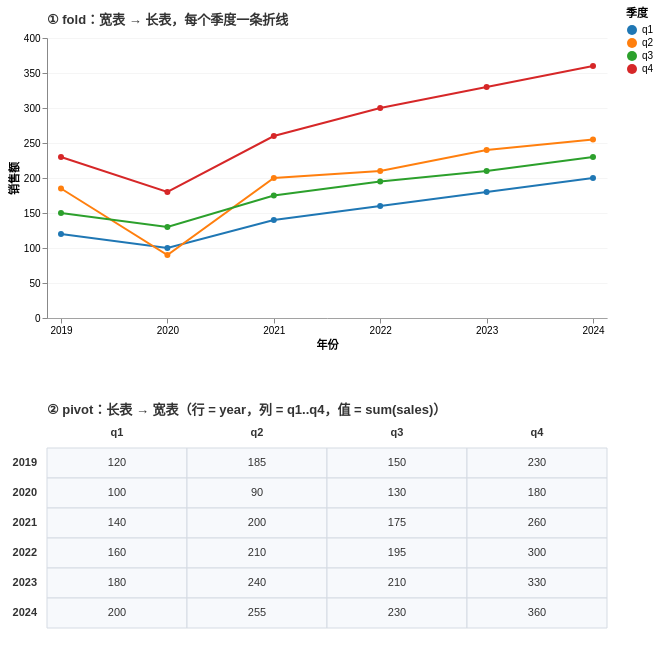

Vega-Lite specification stored for this chart:
### Vega specification from a JSON file in a GitHub repository (floating-point values rounded to 4 significant figures)
{"$schema": "https://vega.github.io/schema/vega/v6.json", "description": "宽长互转：fold 把宽表转成长表画多序列折线，pivot 把长表转回宽表画数据表格", "width": 560, "height": 630, "padding": 8, "signals": [{"comment": "两个面板的几何。抽成信号是为了让 group 的 encode 与它的**局部 height 信号**共用同一个数字：group mark 里 scale 的 \"range\": \"height\" 解析的是作用域里名为 height 的信号，不声明就会拿到顶层的 630", "name": "foldTop", "value": 30}, {"name": "foldHeight", "value": 280}, {"name": "pivotTop", "value": 440}, {"name": "pivotHeight", "value": 180}], "data": [{"name": "sales-wide", "values": [{"year": 2019, "q1": 120, "q2": 185, "q3": 150, "q4": 230}, {"year": 2020, "q1": 100, "q2": 90, "q3": 130, "q4": 180}, {"year": 2021, "q1": 140, "q2": 200, "q3": 175, "q4": 260}, {"year": 2022, "q1": 160, "q2": 210, "q3": 195, "q4": 300}, {"year": 2023, "q1": 180, "q2": 240, "q3": 210, "q4": 330}, {"year": 2024, "q1": 200, "q2": 255, "q3": 230, "q4": 360}]}, {"name": "sales-long", "source": "sales-wide", "transform": [{"type": "fold", "fields": ["q1", "q2", "q3", "q4"], "as": ["quarter", "sales"]}]}, {"name": "sales-pivoted", "source": "sales-long", "transform": [{"type": "pivot", "groupby": ["year"], "field": "quarter", "value": "sales", "op": "sum"}]}, {"name": "sales-cells", "source": "sales-pivoted", "transform": [{"type": "fold", "fields": ["q1", "q2", "q3", "q4"], "as": ["quarter", "sales"]}]}, {"name": "quarters", "values": [{"quarter": "q1"}, {"quarter": "q2"}, {"quarter": "q3"}, {"quarter": "q4"}]}], "scales": [{"name": "color", "type": "ordinal", "domain": ["q1", "q2", "q3", "q4"], "range": {"scheme": "category10"}}], "legends": [{"fill": "color", "orient": "right", "title": "季度"}], "marks": [{"type": "group", "name": "fold-section", "comment": "两处易错点都在本 group 里：(1) 局部 height 信号 —— 少了它，下面 y 比例尺的 \"range\": \"height\" 会拿到顶层的 630；(2) x 比例尺必须写 \"zero\": false —— 线性比例尺默认把 0 纳入 domain，年份轴一旦从 0 起，2019~2024 会被压成画布右边缘的一条竖线。", "encode": {"enter": {"y": {"signal": "foldTop"}, "width": {"signal": "width"}, "height": {"signal": "foldHeight"}}}, "signals": [{"name": "height", "update": "foldHeight"}], "scales": [{"name": "x", "type": "linear", "domain": {"data": "sales-long", "field": "year"}, "range": "width", "zero": false, "nice": false, "padding": 14}, {"name": "y", "type": "linear", "domain": {"data": "sales-long", "field": "sales"}, "range": "height", "nice": true, "zero": true}], "axes": [{"orient": "bottom", "scale": "x", "title": "年份", "format": "d", "tickMinStep": 1}, {"orient": "left", "scale": "y", "title": "销售额", "grid": true, "gridOpacity": 0.3}], "marks": [{"type": "text", "encode": {"enter": {"x": {"value": 0}, "y": {"value": -14}, "text": {"value": "① fold：宽表 → 长表，每个季度一条折线"}, "fontSize": {"value": 13}, "fontWeight": {"value": "bold"}, "fill": {"value": "#333333"}}}}, {"type": "group", "from": {"facet": {"name": "series", "data": "sales-long", "groupby": "quarter"}}, "marks": [{"type": "line", "from": {"data": "series"}, "encode": {"enter": {"x": {"scale": "x", "field": "year"}, "y": {"scale": "y", "field": "sales"}, "stroke": {"scale": "color", "field": "quarter"}, "strokeWidth": {"value": 2}}}}, {"type": "symbol", "from": {"data": "series"}, "encode": {"enter": {"x": {"scale": "x", "field": "year"}, "y": {"scale": "y", "field": "sales"}, "fill": {"scale": "color", "field": "quarter"}, "size": {"value": 36}}}}]}]}, {"type": "group", "name": "pivot-section", "encode": {"enter": {"y": {"signal": "pivotTop"}, "width": {"signal": "width"}, "height": {"signal": "pivotHeight"}}}, "signals": [{"name": "height", "update": "pivotHeight"}], "scales": [{"name": "xcol", "type": "band", "domain": ["q1", "q2", "q3", "q4"], "range": "width"}, {"name": "yrow", "type": "band", "domain": {"data": "sales-pivoted", "field": "year", "sort": true}, "range": "height"}], "marks": [{"type": "text", "encode": {"enter": {"x": {"value": 0}, "y": {"value": -34}, "text": {"value": "② pivot：长表 → 宽表（行 = year，列 = q1..q4，值 = sum(sales)）"}, "fontSize": {"value": 13}, "fontWeight": {"value": "bold"}, "fill": {"value": "#333333"}}}}, {"type": "text", "from": {"data": "quarters"}, "encode": {"enter": {"x": {"scale": "xcol", "field": "quarter", "band": 0.5}, "y": {"value": -10}, "text": {"field": "quarter"}, "align": {"value": "center"}, "baseline": {"value": "bottom"}, "fontWeight": {"value": "bold"}, "fill": {"value": "#333333"}}}}, {"type": "text", "from": {"data": "sales-pivoted"}, "encode": {"enter": {"x": {"value": -10}, "y": {"scale": "yrow", "field": "year", "band": 0.5}, "text": {"field": "year"}, "align": {"value": "right"}, "baseline": {"value": "middle"}, "fontWeight": {"value": "bold"}, "fill": {"value": "#333333"}}}}, {"type": "rect", "from": {"data": "sales-cells"}, "encode": {"enter": {"x": {"scale": "xcol", "field": "quarter"}, "width": {"scale": "xcol", "band": 1}, "y": {"scale": "yrow", "field": "year"}, "height": {"scale": "yrow", "band": 1}, "fill": {"value": "#f7f9fc"}, "stroke": {"value": "#d5dbe3"}}}}, {"type": "text", "from": {"data": "sales-cells"}, "encode": {"enter": {"x": {"scale": "xcol", "field": "quarter", "band": 0.5}, "y": {"scale": "yrow", "field": "year", "band": 0.5}, "text": {"field": "sales"}, "align": {"value": "center"}, "baseline": {"value": "middle"}, "fill": {"value": "#333333"}}}}]}]}
